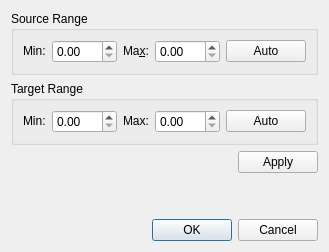
<?xml version="1.0" encoding="UTF-8"?>
<ui version="4.0">
 <class>LinearRangeMappingDialog</class>
 <widget class="QDialog" name="LinearRangeMappingDialog">
  <property name="geometry">
   <rect>
    <x>0</x>
    <y>0</y>
    <width>329</width>
    <height>252</height>
   </rect>
  </property>
  <property name="windowTitle">
   <string>Dialog</string>
  </property>
  <layout class="QVBoxLayout" name="verticalLayout">
   <item>
    <widget class="QGroupBox" name="sourceRangeGroupBox">
     <property name="title">
      <string>Source Range</string>
     </property>
     <layout class="QHBoxLayout" name="horizontalLayout">
      <item>
       <widget class="QLabel" name="oldMinLabel">
        <property name="sizePolicy">
         <sizepolicy hsizetype="Fixed" vsizetype="Fixed">
          <horstretch>0</horstretch>
          <verstretch>0</verstretch>
         </sizepolicy>
        </property>
        <property name="text">
         <string>Min:</string>
        </property>
        <property name="buddy">
         <cstring>oldRangeMinSpinBox</cstring>
        </property>
       </widget>
      </item>
      <item>
       <widget class="QDoubleSpinBox" name="oldRangeMinSpinBox">
        <property name="mouseTracking">
         <bool>true</bool>
        </property>
       </widget>
      </item>
      <item>
       <widget class="QLabel" name="oldMaxLabel">
        <property name="sizePolicy">
         <sizepolicy hsizetype="Fixed" vsizetype="Fixed">
          <horstretch>0</horstretch>
          <verstretch>0</verstretch>
         </sizepolicy>
        </property>
        <property name="text">
         <string>Ma&amp;x:</string>
        </property>
        <property name="buddy">
         <cstring>oldRangeMaxSpinBox</cstring>
        </property>
       </widget>
      </item>
      <item>
       <widget class="QDoubleSpinBox" name="oldRangeMaxSpinBox">
        <property name="mouseTracking">
         <bool>true</bool>
        </property>
       </widget>
      </item>
      <item>
       <widget class="QPushButton" name="autoOldRangeButton">
        <property name="text">
         <string>Auto</string>
        </property>
       </widget>
      </item>
     </layout>
    </widget>
   </item>
   <item>
    <widget class="QGroupBox" name="targetRangeGroupBox">
     <property name="title">
      <string>Target Range</string>
     </property>
     <layout class="QHBoxLayout" name="horizontalLayout_2">
      <item>
       <widget class="QLabel" name="newMinLabel">
        <property name="sizePolicy">
         <sizepolicy hsizetype="Fixed" vsizetype="Fixed">
          <horstretch>0</horstretch>
          <verstretch>0</verstretch>
         </sizepolicy>
        </property>
        <property name="text">
         <string>Min:</string>
        </property>
        <property name="buddy">
         <cstring>newRangeMinSpinBox</cstring>
        </property>
       </widget>
      </item>
      <item>
       <widget class="QDoubleSpinBox" name="newRangeMinSpinBox">
        <property name="mouseTracking">
         <bool>true</bool>
        </property>
       </widget>
      </item>
      <item>
       <widget class="QLabel" name="newMaxLabel">
        <property name="sizePolicy">
         <sizepolicy hsizetype="Fixed" vsizetype="Fixed">
          <horstretch>0</horstretch>
          <verstretch>0</verstretch>
         </sizepolicy>
        </property>
        <property name="text">
         <string>Max:</string>
        </property>
        <property name="buddy">
         <cstring>newRangeMaxSpinBox</cstring>
        </property>
       </widget>
      </item>
      <item>
       <widget class="QDoubleSpinBox" name="newRangeMaxSpinBox">
        <property name="mouseTracking">
         <bool>true</bool>
        </property>
       </widget>
      </item>
      <item>
       <widget class="QPushButton" name="autoNewRangeButton">
        <property name="text">
         <string>Auto</string>
        </property>
       </widget>
      </item>
     </layout>
    </widget>
   </item>
   <item>
    <layout class="QHBoxLayout" name="horizontalLayout_3">
     <item>
      <spacer name="horizontalSpacer_2">
       <property name="orientation">
        <enum>Qt::Orientation::Horizontal</enum>
       </property>
       <property name="sizeHint" stdset="0">
        <size>
         <width>40</width>
         <height>20</height>
        </size>
       </property>
      </spacer>
     </item>
     <item>
      <widget class="QPushButton" name="applyPushButton">
       <property name="toolTip">
        <string>Apply transform to data</string>
       </property>
       <property name="text">
        <string>Apply</string>
       </property>
      </widget>
     </item>
    </layout>
   </item>
   <item>
    <spacer name="verticalSpacer_2">
     <property name="orientation">
      <enum>Qt::Orientation::Vertical</enum>
     </property>
     <property name="sizeHint" stdset="0">
      <size>
       <width>20</width>
       <height>1</height>
      </size>
     </property>
    </spacer>
   </item>
   <item>
    <widget class="QDialogButtonBox" name="buttonBox">
     <property name="orientation">
      <enum>Qt::Orientation::Horizontal</enum>
     </property>
     <property name="standardButtons">
      <set>QDialogButtonBox::StandardButton::Cancel|QDialogButtonBox::StandardButton::Ok</set>
     </property>
    </widget>
   </item>
  </layout>
 </widget>
 <resources/>
 <connections>
  <connection>
   <sender>buttonBox</sender>
   <signal>accepted()</signal>
   <receiver>LinearRangeMappingDialog</receiver>
   <slot>accept()</slot>
   <hints>
    <hint type="sourcelabel">
     <x>248</x>
     <y>254</y>
    </hint>
    <hint type="destinationlabel">
     <x>157</x>
     <y>274</y>
    </hint>
   </hints>
  </connection>
  <connection>
   <sender>buttonBox</sender>
   <signal>rejected()</signal>
   <receiver>LinearRangeMappingDialog</receiver>
   <slot>reject()</slot>
   <hints>
    <hint type="sourcelabel">
     <x>316</x>
     <y>260</y>
    </hint>
    <hint type="destinationlabel">
     <x>286</x>
     <y>274</y>
    </hint>
   </hints>
  </connection>
 </connections>
</ui>
